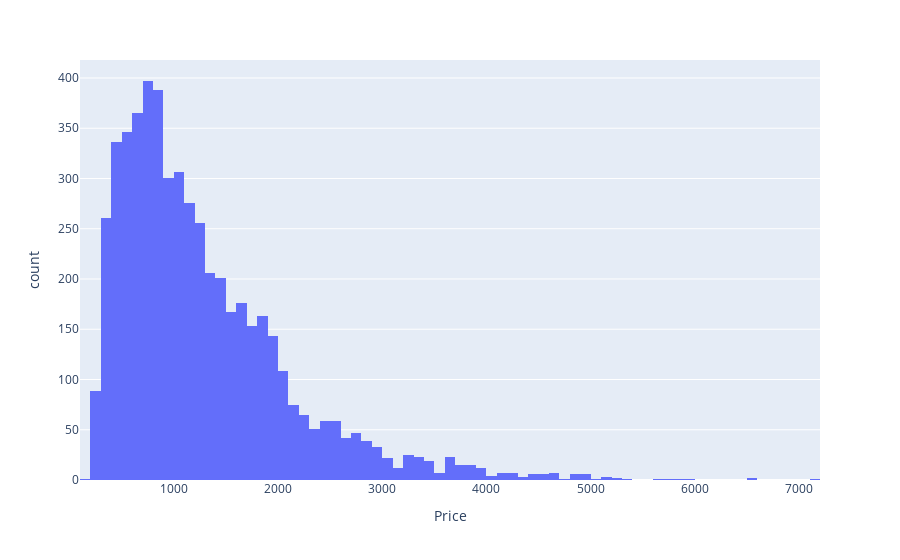

Notebook cell for this chart:
### Markdown cell above
## Data Visualization

### Code cell
fig = px.histogram(df, x='Price')
fig.show()

### Figure 1 — Plotly figure (JSON) as saved in the notebook; plotly's stock layout.template omitted (floating-point values rounded to 4 significant figures; data arrays with more than 128 entries replaced by an {"elided": "..."} marker saying what was removed)
{"data": [{"alignmentgroup": "True", "bingroup": "x", "hovertemplate": "Price=%{x}<br>count=%{y}<extra></extra>", "legendgroup": "", "marker": {"color": "#636efa", "pattern": {"shape": ""}}, "name": "", "offsetgroup": "", "orientation": "v", "showlegend": false, "type": "histogram", "x": {"elided": "5348 float values"}, "xaxis": "x", "yaxis": "y"}], "layout": {"autosize": true, "barmode": "relative", "legend": {"tracegroupgap": 0}, "margin": {"t": 60}, "xaxis": {"anchor": "y", "autorange": true, "domain": [0, 1], "range": [100, 7200], "title": {"text": "Price"}, "type": "linear"}, "yaxis": {"anchor": "x", "autorange": true, "domain": [0, 1], "range": [0, 417.9], "title": {"text": "count"}}}}
